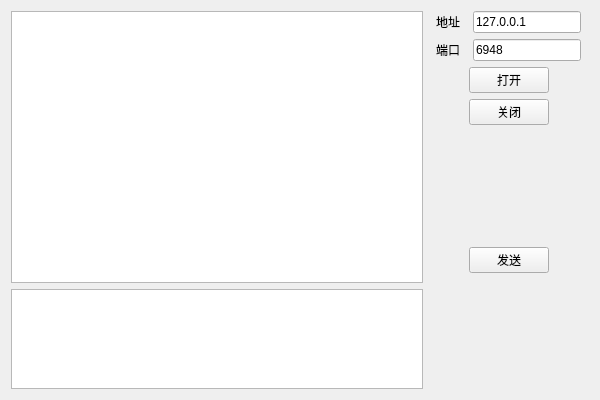
<?xml version="1.0" encoding="UTF-8"?>
<ui version="4.0">
 <class>Widget</class>
 <widget class="QWidget" name="Widget">
  <property name="geometry">
   <rect>
    <x>0</x>
    <y>0</y>
    <width>600</width>
    <height>400</height>
   </rect>
  </property>
  <property name="windowTitle">
   <string>EasyUdp - Client</string>
  </property>
  <layout class="QHBoxLayout" name="horizontalLayout_6">
   <item>
    <layout class="QVBoxLayout" name="verticalLayout">
     <item>
      <widget class="QTextEdit" name="txtedtMsg">
       <property name="readOnly">
        <bool>true</bool>
       </property>
      </widget>
     </item>
     <item>
      <widget class="QTextEdit" name="txtedtInput">
       <property name="sizePolicy">
        <sizepolicy hsizetype="Expanding" vsizetype="Maximum">
         <horstretch>0</horstretch>
         <verstretch>0</verstretch>
        </sizepolicy>
       </property>
       <property name="maximumSize">
        <size>
         <width>16777215</width>
         <height>100</height>
        </size>
       </property>
      </widget>
     </item>
    </layout>
   </item>
   <item>
    <layout class="QVBoxLayout" name="verticalLayout_2">
     <item>
      <layout class="QHBoxLayout" name="horizontalLayout_5">
       <item>
        <widget class="QLabel" name="label">
         <property name="sizePolicy">
          <sizepolicy hsizetype="Fixed" vsizetype="Preferred">
           <horstretch>0</horstretch>
           <verstretch>0</verstretch>
          </sizepolicy>
         </property>
         <property name="text">
          <string>地址</string>
         </property>
        </widget>
       </item>
       <item>
        <widget class="QLineEdit" name="ledtHost">
         <property name="sizePolicy">
          <sizepolicy hsizetype="Fixed" vsizetype="Fixed">
           <horstretch>0</horstretch>
           <verstretch>0</verstretch>
          </sizepolicy>
         </property>
         <property name="text">
          <string>127.0.0.1</string>
         </property>
        </widget>
       </item>
      </layout>
     </item>
     <item>
      <layout class="QHBoxLayout" name="horizontalLayout_4">
       <item>
        <widget class="QLabel" name="label_2">
         <property name="sizePolicy">
          <sizepolicy hsizetype="Fixed" vsizetype="Preferred">
           <horstretch>0</horstretch>
           <verstretch>0</verstretch>
          </sizepolicy>
         </property>
         <property name="text">
          <string>端口</string>
         </property>
        </widget>
       </item>
       <item>
        <widget class="QLineEdit" name="ledtPort">
         <property name="sizePolicy">
          <sizepolicy hsizetype="Fixed" vsizetype="Fixed">
           <horstretch>0</horstretch>
           <verstretch>0</verstretch>
          </sizepolicy>
         </property>
         <property name="text">
          <string>6948</string>
         </property>
        </widget>
       </item>
      </layout>
     </item>
     <item>
      <layout class="QHBoxLayout" name="horizontalLayout_3">
       <item>
        <spacer name="horizontalSpacer_2">
         <property name="orientation">
          <enum>Qt::Horizontal</enum>
         </property>
         <property name="sizeType">
          <enum>QSizePolicy::Fixed</enum>
         </property>
         <property name="sizeHint" stdset="0">
          <size>
           <width>40</width>
           <height>20</height>
          </size>
         </property>
        </spacer>
       </item>
       <item>
        <widget class="QPushButton" name="btnOpen">
         <property name="sizePolicy">
          <sizepolicy hsizetype="Fixed" vsizetype="Fixed">
           <horstretch>0</horstretch>
           <verstretch>0</verstretch>
          </sizepolicy>
         </property>
         <property name="text">
          <string>打开</string>
         </property>
        </widget>
       </item>
       <item>
        <spacer name="horizontalSpacer_3">
         <property name="orientation">
          <enum>Qt::Horizontal</enum>
         </property>
         <property name="sizeType">
          <enum>QSizePolicy::Fixed</enum>
         </property>
         <property name="sizeHint" stdset="0">
          <size>
           <width>40</width>
           <height>20</height>
          </size>
         </property>
        </spacer>
       </item>
      </layout>
     </item>
     <item>
      <layout class="QHBoxLayout" name="horizontalLayout_2">
       <item>
        <spacer name="horizontalSpacer">
         <property name="orientation">
          <enum>Qt::Horizontal</enum>
         </property>
         <property name="sizeType">
          <enum>QSizePolicy::Fixed</enum>
         </property>
         <property name="sizeHint" stdset="0">
          <size>
           <width>40</width>
           <height>20</height>
          </size>
         </property>
        </spacer>
       </item>
       <item>
        <widget class="QPushButton" name="btnClose">
         <property name="sizePolicy">
          <sizepolicy hsizetype="Fixed" vsizetype="Fixed">
           <horstretch>0</horstretch>
           <verstretch>0</verstretch>
          </sizepolicy>
         </property>
         <property name="text">
          <string>关闭</string>
         </property>
        </widget>
       </item>
       <item>
        <spacer name="horizontalSpacer_4">
         <property name="orientation">
          <enum>Qt::Horizontal</enum>
         </property>
         <property name="sizeType">
          <enum>QSizePolicy::Fixed</enum>
         </property>
         <property name="sizeHint" stdset="0">
          <size>
           <width>40</width>
           <height>20</height>
          </size>
         </property>
        </spacer>
       </item>
      </layout>
     </item>
     <item>
      <spacer name="verticalSpacer">
       <property name="orientation">
        <enum>Qt::Vertical</enum>
       </property>
       <property name="sizeHint" stdset="0">
        <size>
         <width>20</width>
         <height>40</height>
        </size>
       </property>
      </spacer>
     </item>
     <item>
      <layout class="QHBoxLayout" name="horizontalLayout">
       <item>
        <spacer name="horizontalSpacer_5">
         <property name="orientation">
          <enum>Qt::Horizontal</enum>
         </property>
         <property name="sizeType">
          <enum>QSizePolicy::Fixed</enum>
         </property>
         <property name="sizeHint" stdset="0">
          <size>
           <width>40</width>
           <height>20</height>
          </size>
         </property>
        </spacer>
       </item>
       <item>
        <widget class="QPushButton" name="btnSend">
         <property name="sizePolicy">
          <sizepolicy hsizetype="Fixed" vsizetype="Fixed">
           <horstretch>0</horstretch>
           <verstretch>0</verstretch>
          </sizepolicy>
         </property>
         <property name="text">
          <string>发送</string>
         </property>
        </widget>
       </item>
       <item>
        <spacer name="horizontalSpacer_6">
         <property name="orientation">
          <enum>Qt::Horizontal</enum>
         </property>
         <property name="sizeType">
          <enum>QSizePolicy::Fixed</enum>
         </property>
         <property name="sizeHint" stdset="0">
          <size>
           <width>40</width>
           <height>20</height>
          </size>
         </property>
        </spacer>
       </item>
      </layout>
     </item>
     <item>
      <spacer name="verticalSpacer_2">
       <property name="orientation">
        <enum>Qt::Vertical</enum>
       </property>
       <property name="sizeHint" stdset="0">
        <size>
         <width>20</width>
         <height>40</height>
        </size>
       </property>
      </spacer>
     </item>
    </layout>
   </item>
  </layout>
 </widget>
 <layoutdefault spacing="6" margin="11"/>
 <resources/>
 <connections/>
</ui>
